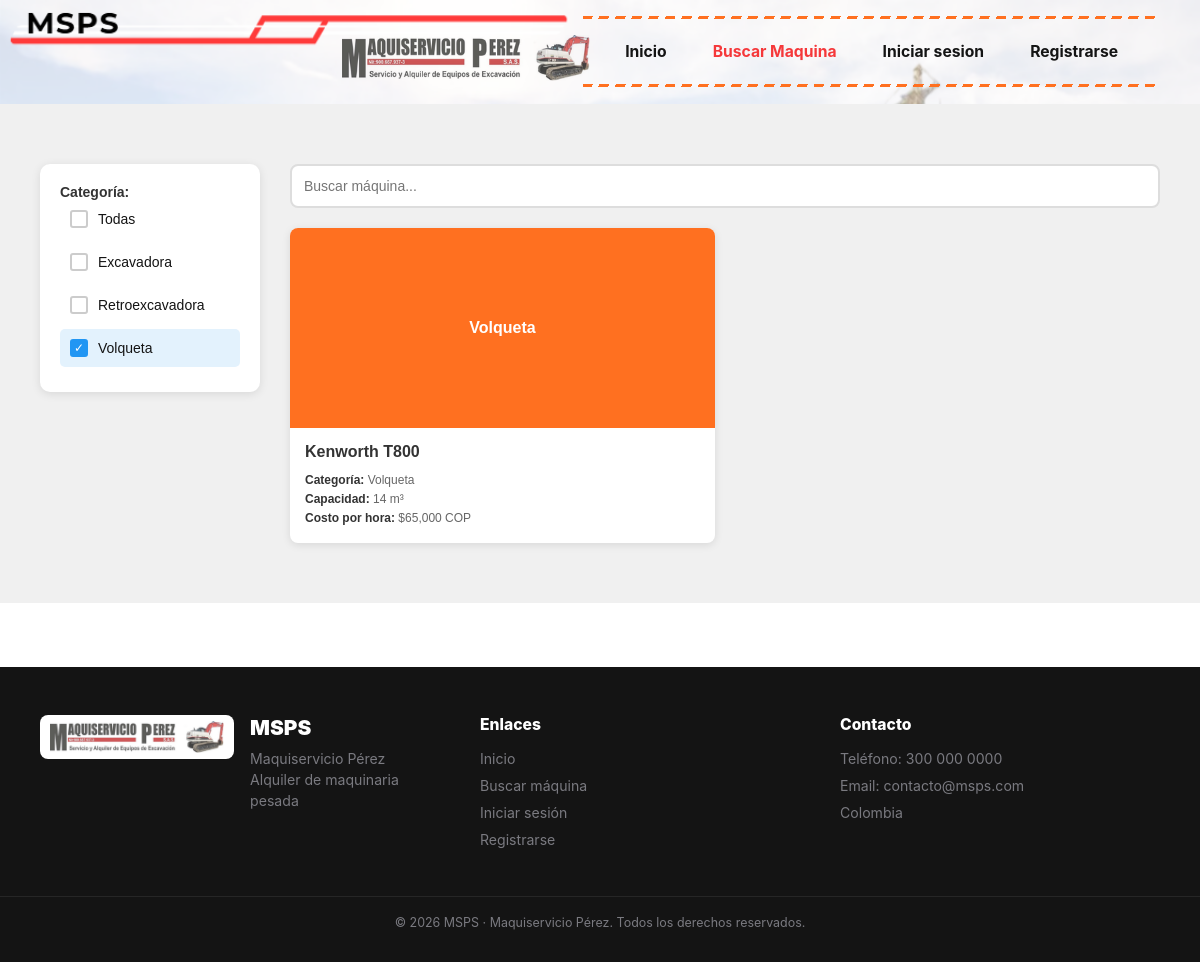
The page /maquinas?categoria=Volqueta on the database its author committed.
### tables this page shows
CREATE TABLE categorias (
    id_categoria     INTEGER PRIMARY KEY AUTOINCREMENT,
    nombre_categoria TEXT NOT NULL UNIQUE
);

CREATE TABLE maquinarias (
    id_maquinaria   INTEGER PRIMARY KEY AUTOINCREMENT,
    marca           TEXT NOT NULL,
    descripcion     TEXT,
    capacidad       TEXT,
    modelo          TEXT,
    costo_por_hora  REAL NOT NULL CHECK (costo_por_hora >= 0),
    placa           TEXT NOT NULL UNIQUE,
    id_categoria    INTEGER NOT NULL REFERENCES categorias(id_categoria) ON DELETE RESTRICT
);

### msps/app/controllers/home_controller.py (the view)
@router.get("/maquinas")
def buscar_maquinas(request: Request, categoria: str | None = None):
    maquinas = MaquinariaModel.listar(categoria=categoria)
    categorias = CategoriaModel.listar()
    context = (
        PageContextBuilder()
        .with_title("MSPS · Buscar Máquinas")
        .with_active_nav("Buscar Maquina")
        .with_sesion(obtener_sesion_actual(request))
        .build()
    )
    context["maquinas"] = maquinas
    context["categorias"] = categorias
    context["categoria_activa"] = categoria
    return templates.TemplateResponse(request, "buscar_maquinas.html", context)

### msps/app/templates/buscar_maquinas.html (shortened to what this page needs)
{% extends "base.html" %}
{% block content %}
<div class="maquinas-container">
    <div class="maquinas-sidebar">
        <h3>Categoría:</h3>
        <div class="categoria{% if not categoria_activa %} active{% endif %}" onclick="filtrarCategoria(null, this)">
            <div class="checkbox">{% if not categoria_activa %}✓{% endif %}</div>
            <label>Todas</label>
        </div>
        {% for cat in categorias %}
        <div class="categoria{% if categoria_activa == cat.nombre_categoria %} active{% endif %}" onclick="filtrarCategoria('{{ cat.nombre_categoria }}', this)">
            <div class="checkbox">{% if categoria_activa == cat.nombre_categoria %}✓{% endif %}</div>
            <label>{{ cat.nombre_categoria }}</label>
        </div>
        {% endfor %}
    </div>
    <div class="maquinas-main">
        <div class="maquinas-search">
            <input type="text" placeholder="Buscar máquina..." onkeyup="filtrarMaquinas()">
        </div>
        <div class="maquinas-grid">
            {% for maquina in maquinas %}
            <div class="maquinas-card" data-categoria="{{ maquina.nombre_categoria }}" data-nombre="{{ maquina.marca }} {{ maquina.modelo or '' }}" onclick="irADetalle({{ maquina.id_maquinaria }})">
                <div class="maquinas-card-img">
                    <div class="maquinas-card-img--placeholder">{{ maquina.nombre_categoria }}</div>
                </div>
                <div class="maquinas-card-body">
                    <div class="maquinas-card-title">{{ maquina.marca }} {{ maquina.modelo or '' }}</div>
                    <div class="maquinas-card-spec">
                        <span class="spec-label">Categoría:</span> {{ maquina.nombre_categoria }}<br>
                        <span class="spec-label">Capacidad:</span> {{ maquina.capacidad or "N/D" }}<br>
                        <span class="spec-label">Costo por hora:</span> ${{ "{:,.0f}".format(maquina.costo_por_hora) }} COP
                    </div>
                </div>
            </div>
            {% else %}
            <p>No hay máquinas registradas todavía{% if categoria_activa %} en esta categoría{% endif %}.</p>
            {% endfor %}
        </div>
    </div>
</div>
{% endblock %}

### msps/app/static/css/style.css (style rules this page uses)
:root { --color-red: #f5383a; --color-orange: #ff7020; --color-black: #141414; --color-white: #ffffff; --color-grey-100: #f4f4f5; --color-grey-200: #e7e7ea; --color-grey-500: #7a7a80; --shadow-panel: 0 18px 40px rgba(20, 20, 20, 0.16); --font-main: -apple-system, "Segoe UI", "Helvetica Neue", Arial, sans-serif; --topbar-height: 92px; }
* { box-sizing: border-box; }
html, body { margin: 0; padding: 0; }
body { font-family: var(--font-main); color: var(--color-black); background: var(--color-white); -webkit-font-smoothing: antialiased; }
.maquinas-container { max-width: 1400px; margin: 0 auto; display: grid; grid-template-columns: 220px 1fr; gap: 30px; padding: 40px 40px; }
.maquinas-sidebar { background: var(--color-white); padding: 20px; border-radius: 10px; height: fit-content; box-shadow: 0 2px 10px rgba(0,0,0,0.1); }
.maquinas-sidebar h3 { font-size: 14px; font-weight: bold; margin-bottom: 15px; color: #333; }
.categoria { display: flex; align-items: center; gap: 10px; padding: 10px; cursor: pointer; border-radius: 5px; margin-bottom: 5px; }
.categoria.active { background-color: #e3f2fd; }
.checkbox { width: 18px; height: 18px; border: 2px solid #ccc; border-radius: 3px; display: flex; align-items: center; justify-content: center; font-size: 12px; color: white; }
.categoria.active .checkbox { background-color: #2196F3; border-color: #2196F3; }
.categoria label { cursor: pointer; font-size: 14px; flex: 1; }
.maquinas-main { flex: 1; }
.maquinas-search { margin-bottom: 20px; }
.maquinas-search input { width: 100%; padding: 12px; border: 2px solid #ddd; border-radius: 8px; font-size: 14px; }
.maquinas-grid { display: grid; grid-template-columns: repeat(auto-fill, minmax(280px, 1fr)); gap: 20px; }
.maquinas-card { background: white; border-radius: 8px; overflow: hidden; box-shadow: 0 2px 8px rgba(0,0,0,0.1); cursor: pointer; transition: all 0.3s; text-decoration: none; color: inherit; display: block; }
.maquinas-card-img { width: 100%; height: 200px; background: #ddd; overflow: hidden; }
.maquinas-card-body { padding: 15px; }
.maquinas-card-title { font-size: 16px; font-weight: bold; margin-bottom: 10px; color: #333; }
.maquinas-card-spec { font-size: 12px; color: #666; line-height: 1.6; }
.spec-label { font-weight: bold; color: #333; }
.maquinas-container h1, .maquinas-container h2, .maquinas-container h3, .maquinas-container p, .detalle-container h1, .detalle-container h2, .detalle-container h3, .detalle-container p { margin: 0; }
.maquinas-card-img--placeholder, .detalle-img-principal--placeholder { display: flex; align-items: center; justify-content: center; height: 100%; width: 100%; background: var(--color-orange); color: white; font-weight: bold; text-align: center; padding: 10px; }

### rows shown on the page
categorias: nombre_categoria "Excavadora"
categorias: nombre_categoria "Retroexcavadora"
categorias: nombre_categoria "Volqueta"
maquinarias: nombre_categoria "Volqueta", marca "Kenworth", modelo "T800", capacidad "14 m³", costo_por_hora "65,000"

### other values the page prints
{{ item.label }} "Inicio" "Buscar Maquina"
